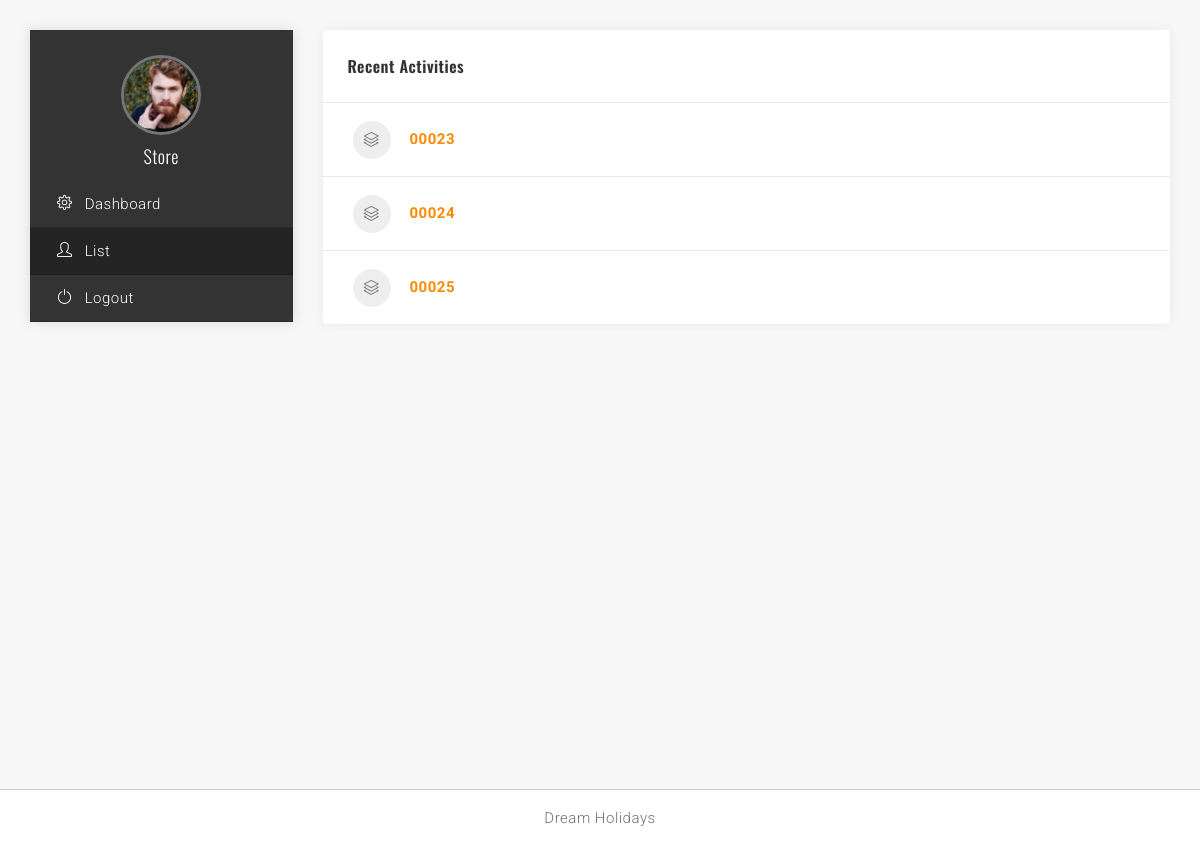
The page /coupon_list (signed in) on the database its author committed.
### administration/models.py (models this page shows)
class coupon(models.Model):
	booking_id=models.CharField(max_length=10)
	store_id=models.CharField(max_length=10)
	status=models.CharField(max_length=10)

### administration/views.py (the view)
# urls.py: path('coupon_list', views.coupon_list,name='coupon_list'),
@login_required(login_url='/')
def coupon_list(request):
	coupn=coupon.objects.all()
	return render(request,'store/coupon_list.html',{'coupn':coupn})

### administration/templatetags/event_tags.py (called while the page is built)
@register.filter(name='int')
def toint(value):
	return int(value)

### administration/templates/store/coupon_list.html (shortened to what this page needs)
<!doctype html>
<html lang="en">
 {% load static %}
   {% load event_tags %}
<head>
	<link rel="stylesheet" type="text/css" href="{% static '/user/bootstrap/css/bootstrap.min.css' %}" media="screen">
	<link href="{% static '/user/css/main.css' %}" rel="stylesheet">
	<link href="{% static '/user/css/plugin.css' %}" rel="stylesheet">
	<link href="{% static '/user/css/dashboard.css' %}" rel="stylesheet">
	<link href="{% static '/user/css/icons.css' %}" rel="stylesheet">
	<link href="{% static '/user/css/style.css' %}" rel="stylesheet">
</head>
<body class="home transparent-header">
	<div id="container-wrapper">
		<div id="dashboard">
			<div class="container">
				<div class="row">
					<div class="col-sm-3">
						<div class="dashboard-nav">
							<div class="profile-sec">
								<div class="dash-image"><img src="images/team/01.jpg" alt=""></div>
								<div class="dash-content">
									<h3>Store</h3>
								</div>
							</div>
							<div class="dashboard-nav-inner">
								<ul>
									<li><a href="{% url 'administration:store_management'%}"><i class="sl sl-icon-settings"></i> Dashboard</a></li>
									<li class="active"><a href="{% url 'administration:coupon_list'%}"><i class="sl sl-icon-user"></i> List</a></li>
									<li><a href="index.html"><i class="sl sl-icon-power"></i> Logout</a></li>
								</ul>
							</div>
						</div>
					</div>
					<div class="col-sm-9">
						<div class="dashboard-content">
							<div class="row">
								<div class="col-lg-12 col-md-12">
									<div class="dashboard-list-box with-icons margin-top-20">
										<h4>Recent Activities</h4>
										<ul>
											 {% for x in coupn%}
											 {% if x.store_id|int != request.user.id|int %}
											<li>
												<i class="list-box-icon sl sl-icon-layers"></i> <strong><a href="#">000{{x.booking_id}}</a></strong>
											</li>
											{% endif %}
											{% endfor %}
										</ul>
									</div>
								</div>
							</div>
						</div>
					</div>
				</div>
			</div>
<br><br><br><br><br><br><br><br><br><br><br><br><br><br><br><br><br><br><br><br><br><br><br><br><br><br><br>
			<div class="copyrights">Dream Holidays</div>
		</div>
	</div>
</body>
</html>

### rows shown on the page
coupon: booking_id "23"
coupon: booking_id "24"
coupon: booking_id "25"
